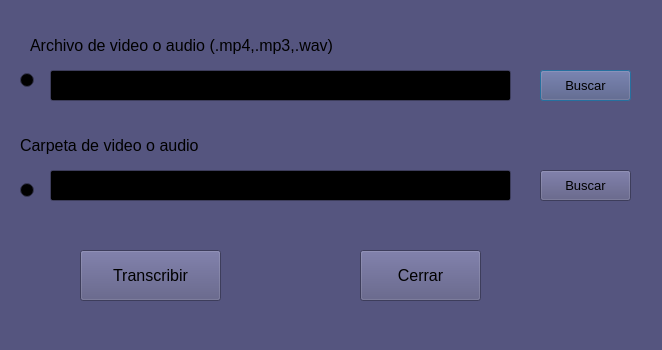
<?xml version="1.0" encoding="UTF-8"?>
<ui version="4.0">
 <class>Dialog</class>
 <widget class="QDialog" name="Dialog">
  <property name="geometry">
   <rect>
    <x>0</x>
    <y>0</y>
    <width>662</width>
    <height>350</height>
   </rect>
  </property>
  <property name="palette">
   <palette>
    <active>
     <colorrole role="WindowText">
      <brush brushstyle="SolidPattern">
       <color alpha="255">
        <red>0</red>
        <green>0</green>
        <blue>0</blue>
       </color>
      </brush>
     </colorrole>
     <colorrole role="Button">
      <brush brushstyle="SolidPattern">
       <color alpha="255">
        <red>85</red>
        <green>85</green>
        <blue>127</blue>
       </color>
      </brush>
     </colorrole>
     <colorrole role="Light">
      <brush brushstyle="SolidPattern">
       <color alpha="255">
        <red>127</red>
        <green>127</green>
        <blue>191</blue>
       </color>
      </brush>
     </colorrole>
     <colorrole role="Midlight">
      <brush brushstyle="SolidPattern">
       <color alpha="255">
        <red>106</red>
        <green>106</green>
        <blue>159</blue>
       </color>
      </brush>
     </colorrole>
     <colorrole role="Dark">
      <brush brushstyle="SolidPattern">
       <color alpha="255">
        <red>42</red>
        <green>42</green>
        <blue>63</blue>
       </color>
      </brush>
     </colorrole>
     <colorrole role="Mid">
      <brush brushstyle="SolidPattern">
       <color alpha="255">
        <red>56</red>
        <green>56</green>
        <blue>84</blue>
       </color>
      </brush>
     </colorrole>
     <colorrole role="Text">
      <brush brushstyle="SolidPattern">
       <color alpha="255">
        <red>0</red>
        <green>0</green>
        <blue>0</blue>
       </color>
      </brush>
     </colorrole>
     <colorrole role="BrightText">
      <brush brushstyle="SolidPattern">
       <color alpha="255">
        <red>255</red>
        <green>255</green>
        <blue>255</blue>
       </color>
      </brush>
     </colorrole>
     <colorrole role="ButtonText">
      <brush brushstyle="SolidPattern">
       <color alpha="255">
        <red>0</red>
        <green>0</green>
        <blue>0</blue>
       </color>
      </brush>
     </colorrole>
     <colorrole role="Base">
      <brush brushstyle="SolidPattern">
       <color alpha="255">
        <red>0</red>
        <green>0</green>
        <blue>0</blue>
       </color>
      </brush>
     </colorrole>
     <colorrole role="Window">
      <brush brushstyle="SolidPattern">
       <color alpha="255">
        <red>85</red>
        <green>85</green>
        <blue>127</blue>
       </color>
      </brush>
     </colorrole>
     <colorrole role="Shadow">
      <brush brushstyle="SolidPattern">
       <color alpha="255">
        <red>0</red>
        <green>0</green>
        <blue>0</blue>
       </color>
      </brush>
     </colorrole>
     <colorrole role="AlternateBase">
      <brush brushstyle="SolidPattern">
       <color alpha="255">
        <red>42</red>
        <green>42</green>
        <blue>63</blue>
       </color>
      </brush>
     </colorrole>
     <colorrole role="ToolTipBase">
      <brush brushstyle="SolidPattern">
       <color alpha="255">
        <red>255</red>
        <green>255</green>
        <blue>220</blue>
       </color>
      </brush>
     </colorrole>
     <colorrole role="ToolTipText">
      <brush brushstyle="SolidPattern">
       <color alpha="255">
        <red>0</red>
        <green>0</green>
        <blue>0</blue>
       </color>
      </brush>
     </colorrole>
    </active>
    <inactive>
     <colorrole role="WindowText">
      <brush brushstyle="SolidPattern">
       <color alpha="255">
        <red>0</red>
        <green>0</green>
        <blue>0</blue>
       </color>
      </brush>
     </colorrole>
     <colorrole role="Button">
      <brush brushstyle="SolidPattern">
       <color alpha="255">
        <red>85</red>
        <green>85</green>
        <blue>127</blue>
       </color>
      </brush>
     </colorrole>
     <colorrole role="Light">
      <brush brushstyle="SolidPattern">
       <color alpha="255">
        <red>127</red>
        <green>127</green>
        <blue>191</blue>
       </color>
      </brush>
     </colorrole>
     <colorrole role="Midlight">
      <brush brushstyle="SolidPattern">
       <color alpha="255">
        <red>106</red>
        <green>106</green>
        <blue>159</blue>
       </color>
      </brush>
     </colorrole>
     <colorrole role="Dark">
      <brush brushstyle="SolidPattern">
       <color alpha="255">
        <red>42</red>
        <green>42</green>
        <blue>63</blue>
       </color>
      </brush>
     </colorrole>
     <colorrole role="Mid">
      <brush brushstyle="SolidPattern">
       <color alpha="255">
        <red>56</red>
        <green>56</green>
        <blue>84</blue>
       </color>
      </brush>
     </colorrole>
     <colorrole role="Text">
      <brush brushstyle="SolidPattern">
       <color alpha="255">
        <red>0</red>
        <green>0</green>
        <blue>0</blue>
       </color>
      </brush>
     </colorrole>
     <colorrole role="BrightText">
      <brush brushstyle="SolidPattern">
       <color alpha="255">
        <red>255</red>
        <green>255</green>
        <blue>255</blue>
       </color>
      </brush>
     </colorrole>
     <colorrole role="ButtonText">
      <brush brushstyle="SolidPattern">
       <color alpha="255">
        <red>0</red>
        <green>0</green>
        <blue>0</blue>
       </color>
      </brush>
     </colorrole>
     <colorrole role="Base">
      <brush brushstyle="SolidPattern">
       <color alpha="255">
        <red>0</red>
        <green>0</green>
        <blue>0</blue>
       </color>
      </brush>
     </colorrole>
     <colorrole role="Window">
      <brush brushstyle="SolidPattern">
       <color alpha="255">
        <red>85</red>
        <green>85</green>
        <blue>127</blue>
       </color>
      </brush>
     </colorrole>
     <colorrole role="Shadow">
      <brush brushstyle="SolidPattern">
       <color alpha="255">
        <red>0</red>
        <green>0</green>
        <blue>0</blue>
       </color>
      </brush>
     </colorrole>
     <colorrole role="AlternateBase">
      <brush brushstyle="SolidPattern">
       <color alpha="255">
        <red>42</red>
        <green>42</green>
        <blue>63</blue>
       </color>
      </brush>
     </colorrole>
     <colorrole role="ToolTipBase">
      <brush brushstyle="SolidPattern">
       <color alpha="255">
        <red>255</red>
        <green>255</green>
        <blue>220</blue>
       </color>
      </brush>
     </colorrole>
     <colorrole role="ToolTipText">
      <brush brushstyle="SolidPattern">
       <color alpha="255">
        <red>0</red>
        <green>0</green>
        <blue>0</blue>
       </color>
      </brush>
     </colorrole>
    </inactive>
    <disabled>
     <colorrole role="WindowText">
      <brush brushstyle="SolidPattern">
       <color alpha="255">
        <red>42</red>
        <green>42</green>
        <blue>63</blue>
       </color>
      </brush>
     </colorrole>
     <colorrole role="Button">
      <brush brushstyle="SolidPattern">
       <color alpha="255">
        <red>85</red>
        <green>85</green>
        <blue>127</blue>
       </color>
      </brush>
     </colorrole>
     <colorrole role="Light">
      <brush brushstyle="SolidPattern">
       <color alpha="255">
        <red>127</red>
        <green>127</green>
        <blue>191</blue>
       </color>
      </brush>
     </colorrole>
     <colorrole role="Midlight">
      <brush brushstyle="SolidPattern">
       <color alpha="255">
        <red>106</red>
        <green>106</green>
        <blue>159</blue>
       </color>
      </brush>
     </colorrole>
     <colorrole role="Dark">
      <brush brushstyle="SolidPattern">
       <color alpha="255">
        <red>42</red>
        <green>42</green>
        <blue>63</blue>
       </color>
      </brush>
     </colorrole>
     <colorrole role="Mid">
      <brush brushstyle="SolidPattern">
       <color alpha="255">
        <red>56</red>
        <green>56</green>
        <blue>84</blue>
       </color>
      </brush>
     </colorrole>
     <colorrole role="Text">
      <brush brushstyle="SolidPattern">
       <color alpha="255">
        <red>42</red>
        <green>42</green>
        <blue>63</blue>
       </color>
      </brush>
     </colorrole>
     <colorrole role="BrightText">
      <brush brushstyle="SolidPattern">
       <color alpha="255">
        <red>255</red>
        <green>255</green>
        <blue>255</blue>
       </color>
      </brush>
     </colorrole>
     <colorrole role="ButtonText">
      <brush brushstyle="SolidPattern">
       <color alpha="255">
        <red>42</red>
        <green>42</green>
        <blue>63</blue>
       </color>
      </brush>
     </colorrole>
     <colorrole role="Base">
      <brush brushstyle="SolidPattern">
       <color alpha="255">
        <red>85</red>
        <green>85</green>
        <blue>127</blue>
       </color>
      </brush>
     </colorrole>
     <colorrole role="Window">
      <brush brushstyle="SolidPattern">
       <color alpha="255">
        <red>85</red>
        <green>85</green>
        <blue>127</blue>
       </color>
      </brush>
     </colorrole>
     <colorrole role="Shadow">
      <brush brushstyle="SolidPattern">
       <color alpha="255">
        <red>0</red>
        <green>0</green>
        <blue>0</blue>
       </color>
      </brush>
     </colorrole>
     <colorrole role="AlternateBase">
      <brush brushstyle="SolidPattern">
       <color alpha="255">
        <red>85</red>
        <green>85</green>
        <blue>127</blue>
       </color>
      </brush>
     </colorrole>
     <colorrole role="ToolTipBase">
      <brush brushstyle="SolidPattern">
       <color alpha="255">
        <red>255</red>
        <green>255</green>
        <blue>220</blue>
       </color>
      </brush>
     </colorrole>
     <colorrole role="ToolTipText">
      <brush brushstyle="SolidPattern">
       <color alpha="255">
        <red>0</red>
        <green>0</green>
        <blue>0</blue>
       </color>
      </brush>
     </colorrole>
    </disabled>
   </palette>
  </property>
  <property name="windowTitle">
   <string>Dialog</string>
  </property>
  <widget class="QLineEdit" name="file_name">
   <property name="geometry">
    <rect>
     <x>50</x>
     <y>70</y>
     <width>461</width>
     <height>31</height>
    </rect>
   </property>
  </widget>
  <widget class="QPushButton" name="buscar">
   <property name="geometry">
    <rect>
     <x>540</x>
     <y>70</y>
     <width>91</width>
     <height>31</height>
    </rect>
   </property>
   <property name="font">
    <font>
     <pointsize>10</pointsize>
    </font>
   </property>
   <property name="text">
    <string>Buscar</string>
   </property>
  </widget>
  <widget class="QPushButton" name="transcript_bt">
   <property name="geometry">
    <rect>
     <x>80</x>
     <y>250</y>
     <width>141</width>
     <height>51</height>
    </rect>
   </property>
   <property name="font">
    <font>
     <pointsize>12</pointsize>
    </font>
   </property>
   <property name="text">
    <string>Transcribir</string>
   </property>
  </widget>
  <widget class="QPushButton" name="Cerrar">
   <property name="geometry">
    <rect>
     <x>360</x>
     <y>250</y>
     <width>121</width>
     <height>51</height>
    </rect>
   </property>
   <property name="font">
    <font>
     <pointsize>12</pointsize>
    </font>
   </property>
   <property name="text">
    <string>Cerrar</string>
   </property>
  </widget>
  <widget class="QLabel" name="label">
   <property name="geometry">
    <rect>
     <x>30</x>
     <y>30</y>
     <width>391</width>
     <height>31</height>
    </rect>
   </property>
   <property name="font">
    <font>
     <pointsize>12</pointsize>
    </font>
   </property>
   <property name="text">
    <string>Archivo de video o audio (.mp4,.mp3,.wav)</string>
   </property>
  </widget>
  <widget class="QPushButton" name="buscar_2">
   <property name="geometry">
    <rect>
     <x>540</x>
     <y>170</y>
     <width>91</width>
     <height>31</height>
    </rect>
   </property>
   <property name="font">
    <font>
     <pointsize>10</pointsize>
    </font>
   </property>
   <property name="text">
    <string>Buscar</string>
   </property>
  </widget>
  <widget class="QLineEdit" name="file_name_2">
   <property name="geometry">
    <rect>
     <x>50</x>
     <y>170</y>
     <width>461</width>
     <height>31</height>
    </rect>
   </property>
  </widget>
  <widget class="QLabel" name="label_2">
   <property name="geometry">
    <rect>
     <x>20</x>
     <y>130</y>
     <width>391</width>
     <height>31</height>
    </rect>
   </property>
   <property name="font">
    <font>
     <pointsize>12</pointsize>
    </font>
   </property>
   <property name="text">
    <string>Carpeta de video o audio</string>
   </property>
  </widget>
  <widget class="QRadioButton" name="radioButton">
   <property name="geometry">
    <rect>
     <x>20</x>
     <y>70</y>
     <width>21</width>
     <height>20</height>
    </rect>
   </property>
   <property name="text">
    <string/>
   </property>
  </widget>
  <widget class="QRadioButton" name="radioButton_2">
   <property name="geometry">
    <rect>
     <x>20</x>
     <y>180</y>
     <width>21</width>
     <height>20</height>
    </rect>
   </property>
   <property name="text">
    <string/>
   </property>
  </widget>
 </widget>
 <resources/>
 <connections/>
</ui>
